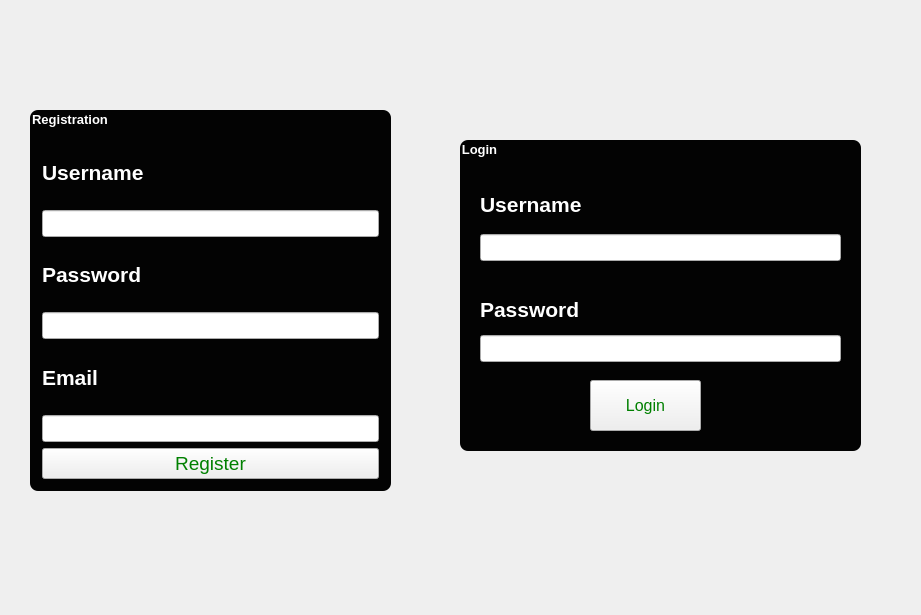
<?xml version="1.0" encoding="UTF-8"?>
<ui version="4.0">
 <class>MainWindow</class>
 <widget class="QMainWindow" name="MainWindow">
  <property name="geometry">
   <rect>
    <x>0</x>
    <y>0</y>
    <width>921</width>
    <height>615</height>
   </rect>
  </property>
  <property name="windowTitle">
   <string>Login</string>
  </property>
  <property name="windowIcon">
   <iconset resource="src.qrc">
    <normaloff>:/images/crypto_key.jpg</normaloff>:/images/crypto_key.jpg</iconset>
  </property>
  <property name="styleSheet">
   <string notr="true">#centralwidget {

border-image: url(:/images/bg.jpg);

}</string>
  </property>
  <widget class="QWidget" name="centralwidget">
   <widget class="QGroupBox" name="registerForm">
    <property name="geometry">
     <rect>
      <x>30</x>
      <y>110</y>
      <width>361</width>
      <height>381</height>
     </rect>
    </property>
    <property name="palette">
     <palette>
      <active>
       <colorrole role="WindowText">
        <brush brushstyle="SolidPattern">
         <color alpha="255">
          <red>255</red>
          <green>255</green>
          <blue>255</blue>
         </color>
        </brush>
       </colorrole>
       <colorrole role="Button">
        <brush brushstyle="SolidPattern">
         <color alpha="255">
          <red>3</red>
          <green>3</green>
          <blue>3</blue>
         </color>
        </brush>
       </colorrole>
       <colorrole role="Base">
        <brush brushstyle="SolidPattern">
         <color alpha="255">
          <red>3</red>
          <green>3</green>
          <blue>3</blue>
         </color>
        </brush>
       </colorrole>
       <colorrole role="Window">
        <brush brushstyle="SolidPattern">
         <color alpha="255">
          <red>3</red>
          <green>3</green>
          <blue>3</blue>
         </color>
        </brush>
       </colorrole>
      </active>
      <inactive>
       <colorrole role="WindowText">
        <brush brushstyle="SolidPattern">
         <color alpha="255">
          <red>255</red>
          <green>255</green>
          <blue>255</blue>
         </color>
        </brush>
       </colorrole>
       <colorrole role="Button">
        <brush brushstyle="SolidPattern">
         <color alpha="255">
          <red>3</red>
          <green>3</green>
          <blue>3</blue>
         </color>
        </brush>
       </colorrole>
       <colorrole role="Base">
        <brush brushstyle="SolidPattern">
         <color alpha="255">
          <red>3</red>
          <green>3</green>
          <blue>3</blue>
         </color>
        </brush>
       </colorrole>
       <colorrole role="Window">
        <brush brushstyle="SolidPattern">
         <color alpha="255">
          <red>3</red>
          <green>3</green>
          <blue>3</blue>
         </color>
        </brush>
       </colorrole>
      </inactive>
      <disabled>
       <colorrole role="WindowText">
        <brush brushstyle="SolidPattern">
         <color alpha="255">
          <red>120</red>
          <green>120</green>
          <blue>120</blue>
         </color>
        </brush>
       </colorrole>
       <colorrole role="Button">
        <brush brushstyle="SolidPattern">
         <color alpha="255">
          <red>3</red>
          <green>3</green>
          <blue>3</blue>
         </color>
        </brush>
       </colorrole>
       <colorrole role="Base">
        <brush brushstyle="SolidPattern">
         <color alpha="255">
          <red>3</red>
          <green>3</green>
          <blue>3</blue>
         </color>
        </brush>
       </colorrole>
       <colorrole role="Window">
        <brush brushstyle="SolidPattern">
         <color alpha="255">
          <red>3</red>
          <green>3</green>
          <blue>3</blue>
         </color>
        </brush>
       </colorrole>
      </disabled>
     </palette>
    </property>
    <property name="font">
     <font>
      <pointsize>10</pointsize>
      <weight>75</weight>
      <bold>true</bold>
     </font>
    </property>
    <property name="styleSheet">
     <string notr="true">#registerForm {

background: rgb(03,03,03);
border-radius: 8px;

}</string>
    </property>
    <property name="title">
     <string>Registration</string>
    </property>
    <layout class="QVBoxLayout" name="verticalLayout">
     <item>
      <widget class="QLabel" name="label_username">
       <property name="font">
        <font>
         <pointsize>16</pointsize>
         <weight>75</weight>
         <bold>true</bold>
        </font>
       </property>
       <property name="styleSheet">
        <string notr="true">#label_username {

color: white

}</string>
       </property>
       <property name="text">
        <string>Username</string>
       </property>
      </widget>
     </item>
     <item>
      <widget class="QLineEdit" name="lineEdit_username">
       <property name="font">
        <font>
         <pointsize>12</pointsize>
        </font>
       </property>
      </widget>
     </item>
     <item>
      <widget class="QLabel" name="label_password">
       <property name="font">
        <font>
         <pointsize>16</pointsize>
         <weight>75</weight>
         <bold>true</bold>
        </font>
       </property>
       <property name="styleSheet">
        <string notr="true">#label_password {

color: white

}</string>
       </property>
       <property name="text">
        <string>Password</string>
       </property>
      </widget>
     </item>
     <item>
      <widget class="QLineEdit" name="lineEdit_password">
       <property name="font">
        <font>
         <pointsize>12</pointsize>
        </font>
       </property>
       <property name="echoMode">
        <enum>QLineEdit::Password</enum>
       </property>
      </widget>
     </item>
     <item>
      <widget class="QLabel" name="label_email">
       <property name="font">
        <font>
         <pointsize>16</pointsize>
         <weight>75</weight>
         <bold>true</bold>
        </font>
       </property>
       <property name="styleSheet">
        <string notr="true">#label_email {

color: white

}</string>
       </property>
       <property name="text">
        <string>Email</string>
       </property>
      </widget>
     </item>
     <item>
      <widget class="QLineEdit" name="lineEdit_email">
       <property name="font">
        <font>
         <pointsize>12</pointsize>
        </font>
       </property>
      </widget>
     </item>
     <item>
      <widget class="QPushButton" name="registerButton">
       <property name="font">
        <font>
         <pointsize>14</pointsize>
        </font>
       </property>
       <property name="styleSheet">
        <string notr="true">#registerButton {

color: green;
border-width: 0px;

}

#registerButton:hover {

background-color: rgb(155,155,155);

}</string>
       </property>
       <property name="text">
        <string>Register</string>
       </property>
      </widget>
     </item>
    </layout>
   </widget>
   <widget class="QGroupBox" name="loginForm">
    <property name="geometry">
     <rect>
      <x>460</x>
      <y>140</y>
      <width>401</width>
      <height>311</height>
     </rect>
    </property>
    <property name="palette">
     <palette>
      <active>
       <colorrole role="WindowText">
        <brush brushstyle="SolidPattern">
         <color alpha="255">
          <red>255</red>
          <green>255</green>
          <blue>255</blue>
         </color>
        </brush>
       </colorrole>
       <colorrole role="Button">
        <brush brushstyle="SolidPattern">
         <color alpha="255">
          <red>3</red>
          <green>3</green>
          <blue>3</blue>
         </color>
        </brush>
       </colorrole>
       <colorrole role="Base">
        <brush brushstyle="SolidPattern">
         <color alpha="255">
          <red>3</red>
          <green>3</green>
          <blue>3</blue>
         </color>
        </brush>
       </colorrole>
       <colorrole role="Window">
        <brush brushstyle="SolidPattern">
         <color alpha="255">
          <red>3</red>
          <green>3</green>
          <blue>3</blue>
         </color>
        </brush>
       </colorrole>
      </active>
      <inactive>
       <colorrole role="WindowText">
        <brush brushstyle="SolidPattern">
         <color alpha="255">
          <red>255</red>
          <green>255</green>
          <blue>255</blue>
         </color>
        </brush>
       </colorrole>
       <colorrole role="Button">
        <brush brushstyle="SolidPattern">
         <color alpha="255">
          <red>3</red>
          <green>3</green>
          <blue>3</blue>
         </color>
        </brush>
       </colorrole>
       <colorrole role="Base">
        <brush brushstyle="SolidPattern">
         <color alpha="255">
          <red>3</red>
          <green>3</green>
          <blue>3</blue>
         </color>
        </brush>
       </colorrole>
       <colorrole role="Window">
        <brush brushstyle="SolidPattern">
         <color alpha="255">
          <red>3</red>
          <green>3</green>
          <blue>3</blue>
         </color>
        </brush>
       </colorrole>
      </inactive>
      <disabled>
       <colorrole role="WindowText">
        <brush brushstyle="SolidPattern">
         <color alpha="255">
          <red>120</red>
          <green>120</green>
          <blue>120</blue>
         </color>
        </brush>
       </colorrole>
       <colorrole role="Button">
        <brush brushstyle="SolidPattern">
         <color alpha="255">
          <red>3</red>
          <green>3</green>
          <blue>3</blue>
         </color>
        </brush>
       </colorrole>
       <colorrole role="Base">
        <brush brushstyle="SolidPattern">
         <color alpha="255">
          <red>3</red>
          <green>3</green>
          <blue>3</blue>
         </color>
        </brush>
       </colorrole>
       <colorrole role="Window">
        <brush brushstyle="SolidPattern">
         <color alpha="255">
          <red>3</red>
          <green>3</green>
          <blue>3</blue>
         </color>
        </brush>
       </colorrole>
      </disabled>
     </palette>
    </property>
    <property name="font">
     <font>
      <pointsize>10</pointsize>
      <weight>75</weight>
      <bold>true</bold>
     </font>
    </property>
    <property name="styleSheet">
     <string notr="true">#loginForm {

background: rgb(03,03,03);
border-radius: 8px;

}</string>
    </property>
    <property name="title">
     <string>Login</string>
    </property>
    <widget class="QPushButton" name="loginButton">
     <property name="geometry">
      <rect>
       <x>130</x>
       <y>240</y>
       <width>111</width>
       <height>51</height>
      </rect>
     </property>
     <property name="font">
      <font>
       <pointsize>12</pointsize>
      </font>
     </property>
     <property name="styleSheet">
      <string notr="true">#loginButton {

color: green;
border-width: 0px;

}

#loginButton:hover {

background-color: rgb(155,155,155);

}</string>
     </property>
     <property name="text">
      <string>Login</string>
     </property>
    </widget>
    <widget class="QWidget" name="">
     <property name="geometry">
      <rect>
       <x>20</x>
       <y>40</y>
       <width>361</width>
       <height>81</height>
      </rect>
     </property>
     <layout class="QVBoxLayout" name="verticalLayout_2">
      <item>
       <widget class="QLabel" name="label_username_login">
        <property name="font">
         <font>
          <pointsize>16</pointsize>
          <weight>75</weight>
          <bold>true</bold>
         </font>
        </property>
        <property name="styleSheet">
         <string notr="true">#label_username_login {

color: white

}</string>
        </property>
        <property name="text">
         <string>Username</string>
        </property>
       </widget>
      </item>
      <item>
       <widget class="QLineEdit" name="lineEdit_username_login">
        <property name="font">
         <font>
          <pointsize>12</pointsize>
         </font>
        </property>
       </widget>
      </item>
     </layout>
    </widget>
    <widget class="QWidget" name="">
     <property name="geometry">
      <rect>
       <x>20</x>
       <y>150</y>
       <width>361</width>
       <height>72</height>
      </rect>
     </property>
     <layout class="QVBoxLayout" name="verticalLayout_3">
      <item>
       <widget class="QLabel" name="label_password_login">
        <property name="font">
         <font>
          <pointsize>16</pointsize>
          <weight>75</weight>
          <bold>true</bold>
         </font>
        </property>
        <property name="styleSheet">
         <string notr="true">#label_password_login {

color: white

}</string>
        </property>
        <property name="text">
         <string>Password</string>
        </property>
       </widget>
      </item>
      <item>
       <widget class="QLineEdit" name="lineEdit_password_login">
        <property name="font">
         <font>
          <pointsize>12</pointsize>
         </font>
        </property>
        <property name="echoMode">
         <enum>QLineEdit::Password</enum>
        </property>
       </widget>
      </item>
     </layout>
    </widget>
   </widget>
  </widget>
 </widget>
 <resources>
  <include location="src.qrc"/>
 </resources>
 <connections/>
</ui>
